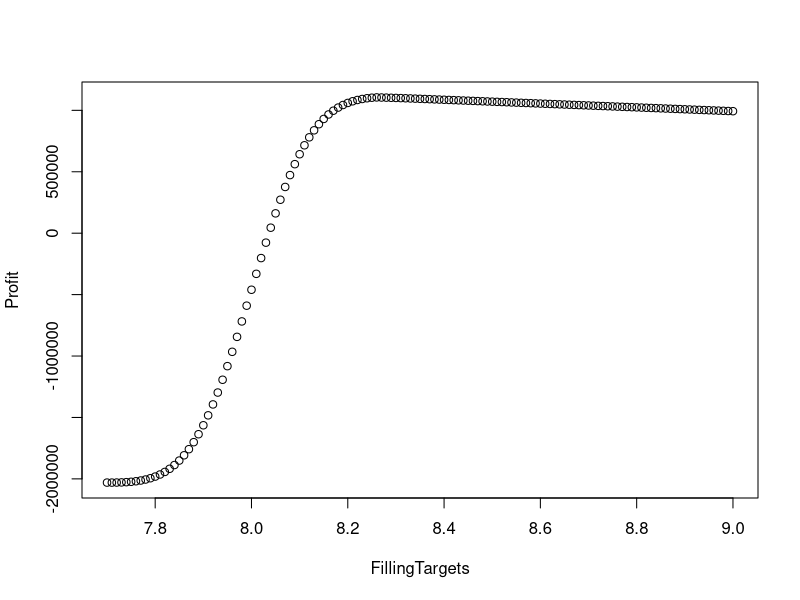

Reproduce this figure in R.
#Case Study, Amore Forzen Food
#STA 371G, Statistics and Modeling, Spring 2014
#McCombs School of Business, The University of Texas at Austin
#Mingyuan Zhou

#Standard deviation is 0.22 ounce
sigma = 0.22

#Number of dozen pies per 20-minute batch 
ProductionRate = 1000

#Number of Batches per month
BatchPerMonth = 60000/ProductionRate

#price per dozen pies
WhoseSalePrice = 4.50
ThriftStorePrice = 3.60

#Cost per dozen pies
Cost = 3.00

#Sample size
n=5


FillingTargets=seq(7.7,9,0.01)
Profit = matrix(0,1,length(FillingTargets))

for (i in (1:length(FillingTargets)))
{
  x=FillingTargets[i]
  
  #The probability for a batch to be sent to the thrift store
  p = pnorm(8.00,x,sigma/sqrt(n))
  
  #Expected number of accepted batches
  AcceptedBatch = (1-p)*BatchPerMonth*12
  
  #Expected number of rejected batches 
  RejectedBatch = p*BatchPerMonth*12
  
  #Expected revenue for selling accepted batches
  WholeSaleRevenue = AcceptedBatch * 1000 * WhoseSalePrice 
  
  #Annual demand at the thrift store, 60 per week * 52 weeks per year
  AnnualDemandThrift = 60*52
  
  #Expected revenue for selling rejected batches
  if(RejectedBatch*1000 > AnnualDemandThrift){
    ThriftStoreRevenue = AnnualDemandThrift * ThriftStorePrice 
    DonatedDozenpies = RejectedBatch*1000-AnnualDemandThrift
  } else{
    ThriftStoreRevenue = RejectedBatch * 1000 * ThriftStorePrice 
    DonatedDozenpies = 0
  }
  
  #annual ingredient costs
  IngredientCost = BatchPerMonth*12*1000*(x/8.44)*1.82
  #annual package costs
  PackageCost = BatchPerMonth*12*1000*0.62
  #annual labor and overhead costs
  OtherCost = BatchPerMonth*12*1000*(0.07+0.13+0.36)
  
  #Expected profit
  ExpectedProfit = WholeSaleRevenue + ThriftStoreRevenue - IngredientCost-PackageCost-OtherCost
  
  x
  p
  AcceptedBatch
  RejectedBatch
  WholeSaleRevenue
  ThriftStoreRevenue 
  DonatedDozenpies
  IngredientCost
  PackageCost
  OtherCost
  ExpectedProfit
  
  Profit[i]=ExpectedProfit
}

plot(FillingTargets,Profit)
#Best Filling Target
BestTarget = FillingTargets[which.max(Profit)]
#Profit at the best filling target
MaxProfit = max(Profit)



